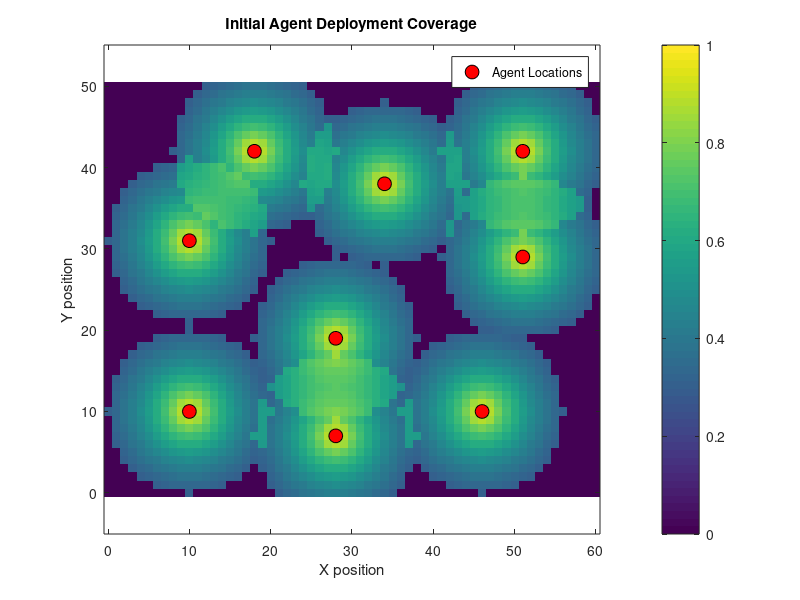
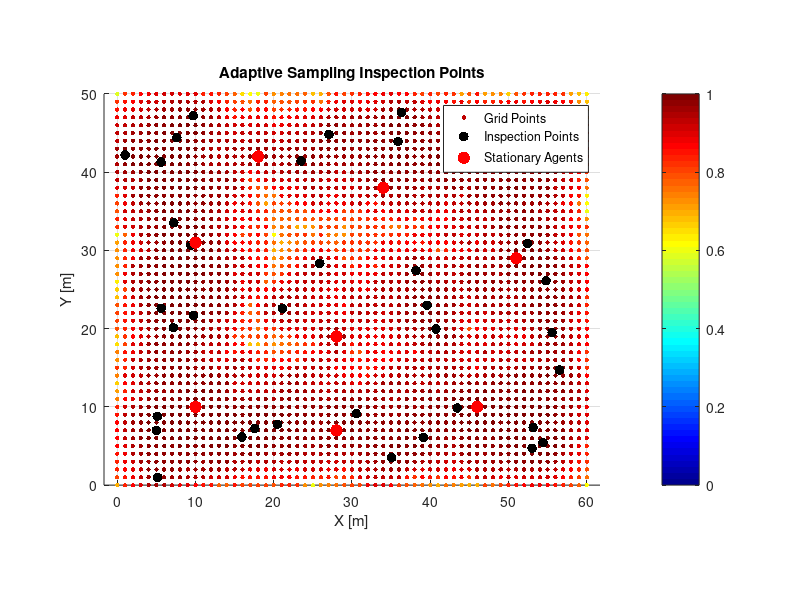
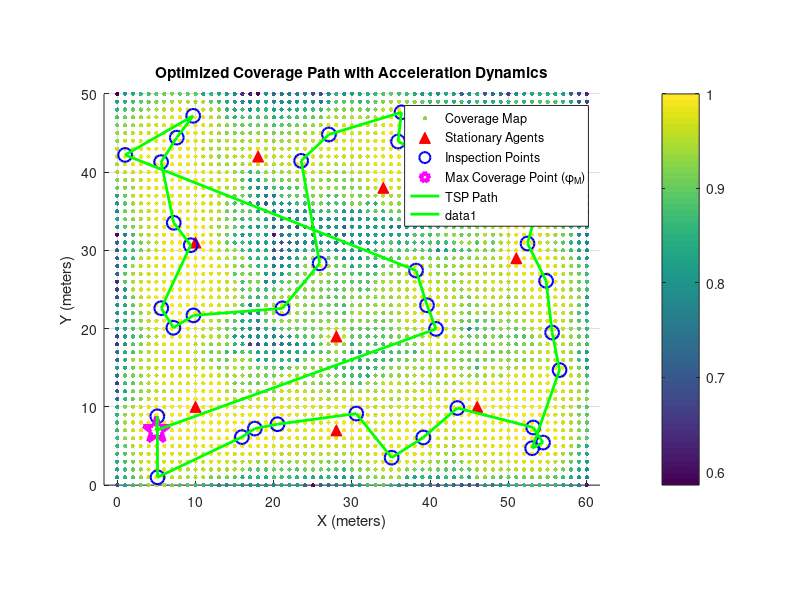
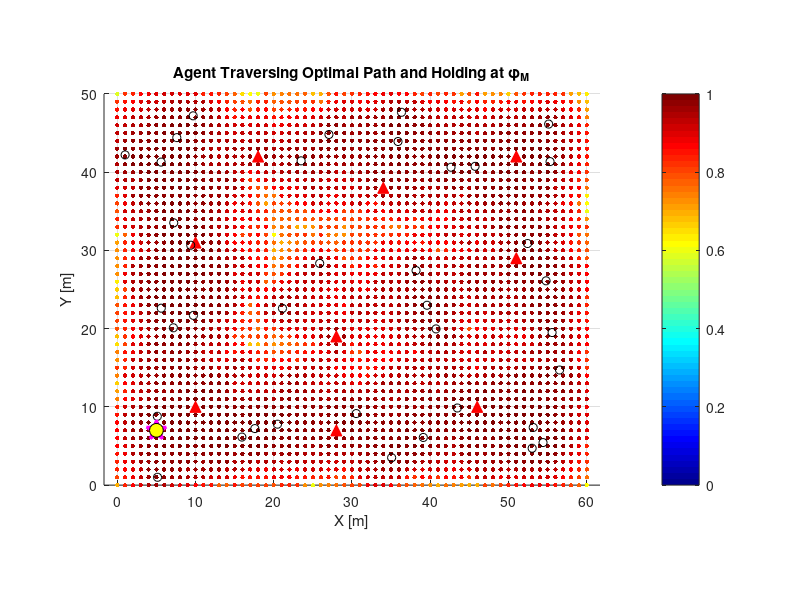

Reproduce these figures in MATLAB, in order.
%% Mission Space Parameters and Agent Deployment
clc; clear all; close all;

% Grid parameters
Lx = 60;    % length in x direction
Ly = 50;    % length in y direction
dx = 1;     % grid resolution
[xg, yg] = meshgrid(0:dx:Lx, 0:dx:Ly);
points = [xg(:) yg(:)];
gridSize = [60, 50];

% Sensing model parameters
N = 9;           % number of agents to place
delta = 10;      % sensing radius
lambda = 0.12;   % decay constant
rho = 0.5;       % detection threshold
Vmax = 1;        % Max velocity (m/s)
Umax = 1;        % Max acceleration (m/s²)
T = 500;         % Total time (s)

% Probability of detection function
p_func = @(d) exp(-lambda * d) .* (d <= delta);

%% Greedy Agent Placement
agents = [];
P_current = zeros(size(points,1),1);
R = 0;
for k = 1:N
    best_H = -inf;
    best_pos = [];
    for idx = 1:size(points,1)
        candidate = points(idx,:);
        d_candidate = sqrt((points(:,1) - candidate(1)).^2 + (points(:,2) - candidate(2)).^2);
        p_candidate = p_func(d_candidate);
        P_temp = 1 - (1 - P_current) .* (1 - p_candidate);
        H = sum(P_temp);
        if H > best_H
            best_H = H;
            best_pos = candidate;
            P_best = P_temp;
        end
        
    end
    R = [R; best_H];
    agents = [agents; best_pos];
    P_current = P_best;
    fprintf('Placed agent %d at (%.2f, %.2f), coverage = %.2f\n', k, best_pos(1), best_pos(2), best_H);
end

%% Initial Coverage Visualization
P_grid = reshape(P_current, size(xg));

figure;
imagesc(0:dx:Lx, 0:dx:Ly, P_grid);
set(gca, 'YDir', 'normal');
colorbar;
title('Initial Agent Deployment Coverage');
xlabel('X position');
ylabel('Y position');
hold on;
scatter(agents(:,1), agents(:,2), 100, 'r', 'filled', 'MarkerEdgeColor','k');
legend('Agent Locations');
axis equal tight;

%% Adaptive Inspection Point Generation
[X, Y] = meshgrid(0:dx:Lx, 0:dx:Ly);
gridPoints = [X(:), Y(:)];
numPoints = size(gridPoints, 1);

%% Stationary Coverage Calculation
stationaryCoverage = ones(numPoints, 1);
for i = 1:size(agents, 1)
    d = vecnorm(gridPoints - agents(i,:), 2, 2);
    pi_x = exp(-lambda * d) .* (d <= delta);
    stationaryCoverage = stationaryCoverage .* (1 - pi_x);
end
stationaryCoverage = 1 - stationaryCoverage;

%% Step 1: Discover φM before starting inspection
% Step 1: Discover φM in Ω′ (points with coverage < rho but highest among them)
sensingRadius = delta;
omegaPrimeMask = stationaryCoverage < rho;  % Set Ω′
omegaPrimePoints = gridPoints(omegaPrimeMask, :);
omegaPrimeCoverage = stationaryCoverage(omegaPrimeMask);

[~, bestIdx] = max(omegaPrimeCoverage);  % Select max coverage within Ω′
phiM = omegaPrimePoints(bestIdx, :);     % φM from Ω′

% Update coverage using φM first
d_phiM = vecnorm(gridPoints - phiM, 2, 2);
pi_phiM = exp(-lambda * d_phiM) .* (d_phiM <= delta);
currentCoverage = 1 - (1 - pi_phiM) .* (1 - stationaryCoverage);

% Initialize inspection points and Final_H
inspectionPoints = phiM;
Final_H = mean(currentCoverage);  % Initial mean coverage performance
coveredMask = currentCoverage >= rho;

%% Adaptive Inspection Point Generation
maxIterations = 100;
samplesPerSeed = 10;
topK = 20;

for iter = 1:maxIterations
    if all(coveredMask), break; end
    
    uncoveredMask = ~coveredMask;
    uncoveredCoverage = currentCoverage(uncoveredMask);
    uncoveredPoints = gridPoints(uncoveredMask, :);

    % Get top K worst-covered points
    [~, sortIdx] = sort(uncoveredCoverage, 'ascend');
    topK_actual = min(topK, length(sortIdx));
    seeds = uncoveredPoints(sortIdx(1:topK_actual), :);

    % Sample around each seed
    candidates = [];
    for i = 1:size(seeds, 1)
        theta = 2 * pi * rand(samplesPerSeed, 1);
        r = sensingRadius * sqrt(rand(samplesPerSeed, 1));
        sampleSet = seeds(i, :) + [r .* cos(theta), r .* sin(theta)];
        sampleSet = max(sampleSet, 1);
        sampleSet = min(sampleSet, [gridSize(1), gridSize(2)]);
        candidates = [candidates; sampleSet];
    end

    % Evaluate candidates
    bestGain = -inf;
    bestSample = [];
    for s = 1:size(candidates, 1)
        d = vecnorm(gridPoints - candidates(s,:), 2, 2);
        pi_m = exp(-lambda * d) .* (d <= sensingRadius);
        newP = 1 - (1 - pi_m) .* (1 - currentCoverage);
        coverage_gain = mean(newP) - mean(currentCoverage);
        gain = coverage_gain * numPoints;

        if gain > bestGain
            bestGain = gain;
            bestSample = candidates(s,:);
        end
    end

    % Update coverage
    Final_H = [Final_H, bestGain];
    inspectionPoints = [inspectionPoints; bestSample];
    d = vecnorm(gridPoints - bestSample, 2, 2);
    pi_m = exp(-lambda * d) .* (d <= sensingRadius);
    currentCoverage = 1 - (1 - pi_m) .* (1 - currentCoverage);

    % Update masks
    coveredMask = currentCoverage >= rho;
end

%% Plot
figure; hold on; axis equal; grid on;
title('Adaptive Sampling Inspection Points');
xlabel('X [m]'); ylabel('Y [m]');
scatter(gridPoints(:,1), gridPoints(:,2), 10, currentCoverage, 'filled');
colorbar; colormap(jet); caxis([0 1]);
scatter(inspectionPoints(:,1), inspectionPoints(:,2), 50, 'k', 'filled');
scatter(agents(:,1), agents(:,2), 80, 'r', 'filled');
legend('Grid Points', 'Inspection Points', 'Stationary Agents');

%% TSP Cost Matrix with Acceleration Dynamics
nInspect = size(inspectionPoints, 1);
%Hmax = max(Final_H);
costMatrix = inf(nInspect);
Rff = transpose(R);
Hff = [Final_H, Rff];
Hmax = max(Hff);
H_bar = mean(Hff);


parfor i = 1:nInspect
    for j = 1:nInspect
        if i == j, continue; end
        
        p1 = inspectionPoints(i,:);
        p2 = inspectionPoints(j,:);
        dist = norm(p1 - p2);
        
        t_accel = Vmax/Umax;
        dist_accel = 0.5*Umax*t_accel^2;
        
        if dist > 2*dist_accel
            travelTime = (dist - 2*dist_accel)/Vmax + 2*t_accel;
        else
            travelTime = 2*sqrt(dist/Umax);
        end
        
        nSteps = 50;
        interpPts = [linspace(p1(1), p2(1), nSteps)', ...
                    linspace(p1(2), p2(2), nSteps)'];
        interpCov = arrayfun(@(k) mean(1 - (1 - exp(-lambda*...
            vecnorm(gridPoints - interpPts(k,:),2,2))) .* ...
            (1 - currentCoverage)), 1:nSteps);
        
        covCost = Hmax - mean(interpCov);
        costMatrix(i,j) = travelTime * covCost;
    end
end

%% TSP Path Construction
[~, phiM_idx] = ismember(phiM, inspectionPoints, 'rows');

tspPath = phiM_idx;
visited = false(nInspect, 1);
visited(phiM_idx) = true;

while sum(visited) < nInspect
    last = tspPath(end);
    unvisited = find(~visited);
    [~, idx] = min(costMatrix(last, unvisited));
    next = unvisited(idx);
    tspPath(end+1) = next;
    visited(next) = true;
end

tspPath(end+1) = phiM_idx;

%% Velocity Planning
segmentDist = 0;
for i = 1:(length(tspPath)-1)
    segmentDist = segmentDist + norm(inspectionPoints(tspPath(i+1), :) - ...
                                    inspectionPoints(tspPath(i), :));
end

t_accel = Vmax/Umax;
dist_accel = 0.5*Umax*t_accel^2;

if segmentDist > 2*dist_accel
    travelTime = (segmentDist - 2*dist_accel)/Vmax + 2*t_accel;
else
    travelTime = 2*sqrt(segmentDist/Umax);
end

holdTime = max(0, T - travelTime);
%H_bar = mean(Final_H);

%totalCoveragePerformance = (T * Hmax + travelTime * (H_bar - Hmax));

%% Coverage Validation
finalCoverage = currentCoverage;
uncoveredMask = finalCoverage < rho;
if any(uncoveredMask)
    error('Effective coverage not achieved!');
end

%% Final Visualization
figure; hold on;
scatter(gridPoints(:,1), gridPoints(:,2), 10, currentCoverage, 'filled');
plot(agents(:,1), agents(:,2), 'r^', ...
    'MarkerSize', 8, 'MarkerFaceColor', 'r');
plot(inspectionPoints(:,1), inspectionPoints(:,2), 'bo', ...
    'MarkerSize', 10, 'LineWidth', 1.5);
plot(phiM(1), phiM(2), 'mp', 'MarkerSize', 20, 'LineWidth', 3);

for i = 1:length(tspPath)-1
    p1 = inspectionPoints(tspPath(i), :);
    p2 = inspectionPoints(tspPath(i+1), :);
    plot([p1(1), p2(1)], [p1(2), p2(2)], 'g-', 'LineWidth', 2);
end

title('Optimized Coverage Path with Acceleration Dynamics');
xlabel('X (meters)'); ylabel('Y (meters)');
legend('Coverage Map', 'Stationary Agents', 'Inspection Points', ...
    'Max Coverage Point (\phi_M)', 'TSP Path');
axis equal; colorbar; grid on;

%% Output
totalCoveragePerformance = (T * Hmax + travelTime * (H_bar - Hmax));
fprintf("Total path length: %.2f m\n", segmentDist);
fprintf("Hold time at φM: %.2f s\n", holdTime);
fprintf("Total Coverage Performance: %.2f\n", totalCoveragePerformance);
%% Animation of Agent Motion (Theorem 1 Velocity Profile)
figure;
hold on; axis equal; grid on;
title('Agent Path Animation');
xlabel('X [m]'); ylabel('Y [m]');
colormap(jet); caxis([0 1]);
scatter(gridPoints(:,1), gridPoints(:,2), 10, currentCoverage, 'filled');
plot(agents(:,1), agents(:,2), 'r^', 'MarkerSize', 8, 'MarkerFaceColor', 'r');
plot(inspectionPoints(:,1), inspectionPoints(:,2), 'ko', 'MarkerSize', 6);
plot(phiM(1), phiM(2), 'mp', 'MarkerSize', 15, 'LineWidth', 2);
colorbar;

% Parameters
fps = 30;                     % frames per second
dt = 1/fps;
pos = inspectionPoints(tspPath(1), :);
traj = [pos];                 % to store complete path
path_segments = [];

% Construct complete trajectory (interpolated path)
for i = 1:length(tspPath)-1
    p1 = inspectionPoints(tspPath(i), :);
    p2 = inspectionPoints(tspPath(i+1), :);
    seg = [linspace(p1(1), p2(1), 100)', linspace(p1(2), p2(2), 100)'];
    path_segments = [path_segments; seg];
end

% Compute total length
distances = vecnorm(diff(path_segments), 2, 2);
total_dist = sum(distances);

% Determine velocity-time profile
t_acc = Vmax/Umax;
dist_acc = 0.5 * Umax * t_acc^2;

if total_dist > 2 * dist_acc
    t_const = (total_dist - 2 * dist_acc)/Vmax;
    total_time = 2*t_acc + t_const;
else
    t_acc = sqrt(total_dist/Umax);
    t_const = 0;
    total_time = 2*t_acc;
end

% Generate velocity profile
t = 0:dt:total_time;
v = zeros(size(t));
for i = 1:length(t)
    if t(i) <= t_acc
        v(i) = Umax * t(i);
    elseif t(i) <= t_acc + t_const
        v(i) = Vmax;
    elseif t(i) <= total_time
        v(i) = Vmax - Umax * (t(i) - t_acc - t_const);
    end
end

% Compute displacement over time
s = cumtrapz(t, v);  % cumulative distance
s = min(s, total_dist);

% Interpolate path position based on distance
cum_dist = [0; cumsum(distances)];
agent_traj = zeros(length(s), 2);
for i = 1:length(s)
    idx = find(cum_dist <= s(i), 1, 'last');
    if idx >= length(path_segments)
        agent_traj(i,:) = path_segments(end, :);
    else
        local_ratio = (s(i) - cum_dist(idx)) / distances(idx);
        agent_traj(i,:) = path_segments(idx, :) + local_ratio * ...
            (path_segments(idx+1, :) - path_segments(idx, :));
    end
end

% Animate
h = plot(agent_traj(1,1), agent_traj(1,2), 'ko', 'MarkerSize', 10, 'MarkerFaceColor', 'y');
for i = 2:length(agent_traj)
    set(h, 'XData', agent_traj(i,1), 'YData', agent_traj(i,2));
    pause(dt);
end

% Hold at φM
holdTimeSteps = round(holdTime / dt);
for i = 1:holdTimeSteps
    set(h, 'XData', phiM(1), 'YData', phiM(2));
    pause(dt);
end

title('Agent Traversing Optimal Path and Holding at φ_M');

